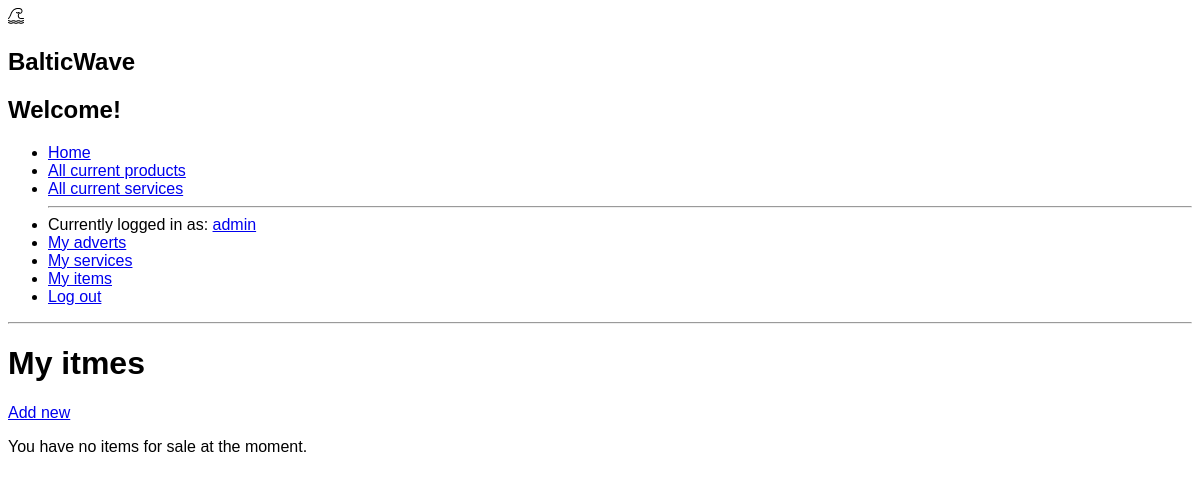
Page /balticwave/myproducts/ (signed in) on the earlier database version.
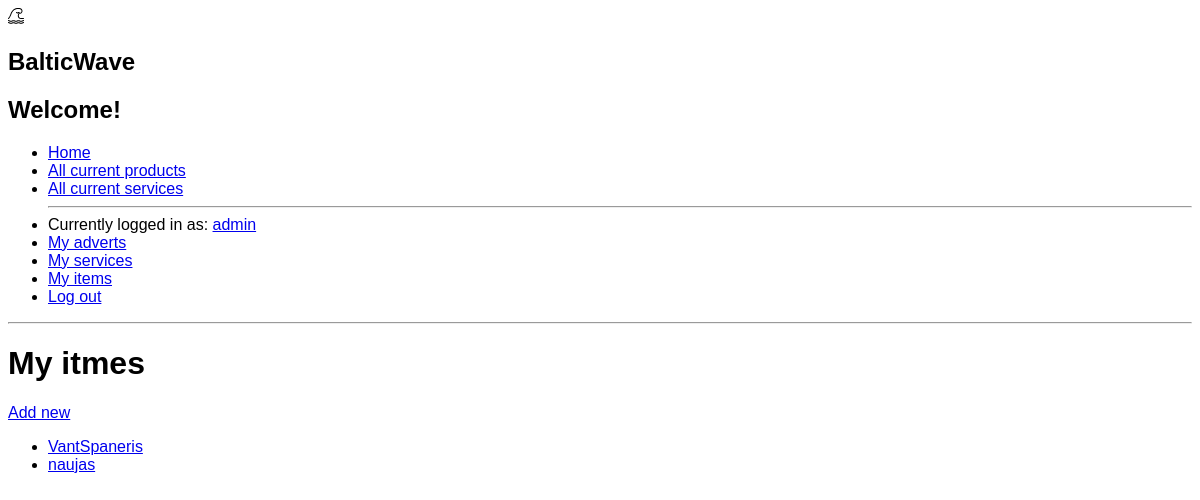
Same page on the later database version.
### balticwave/models.py (models this page shows, shortened)
class Product(models.Model):
    product_name = models.CharField('Product name', max_length=200)
    product_seller = models.ForeignKey(to=User, on_delete=models.SET_NULL, null=True, blank=True)
    price = models.FloatField('Price', null=True, blank=True, default=0)
    description = HTMLField(default='No description')
    insDate = models.DateTimeField('Instance date', auto_now_add=True)
    type = models.ManyToManyField('ProductType')
    product_thumbnail = models.ImageField('Thumbnail', upload_to='product_thumbnails', null=True, blank=True)
    likes = models.ManyToManyField(User, related_name='blogpost_like')
    LOAN_STATUS = (
        ('a', 'Available'),
        ('r', 'Reserved'),
        ('t', 'Sold'),
    )
    status = models.CharField(
        max_length=1,
        choices=LOAN_STATUS,
        blank=True,
        default='a',
        help_text='Status',
    )
    def __str__(self):
        return (f'{self.product_name}')

### balticwave/views.py (the view)
# urls.py: path('myproducts/', views.SellerProductsListView.as_view(), name='my-products'),
class SellerProductsListView(LoginRequiredMixin, generic.ListView):
    Model = Product
    template_name = 'my_products.html'
    context_object_name = 'myproducts'
    def get_queryset(self):
        return Product.objects.filter(product_seller=self.request.user)

### balticwave/templates/my_products.html
{% extends "base.html" %}
{% block content %}
<h1>My itmes</h1>
<a href="{% url 'my-new-product' %}">Add new</a>
{% if myproducts %}
<ul>
    {% for product in myproducts %}
    <li>
        <a href="{{ product.pk }}">{{ product }}</a>
    </li>
    {% endfor %}
</ul>
{% else %}
<p>You have no items for sale at the moment.</p>
{% endif %}
{% endblock %}

Differences in the rows shown:
added Product: product_name "VantSpaneris"
added Product: product_name "naujas"
Other differences:
text no longer shown: "You have no items for sale at the moment."
